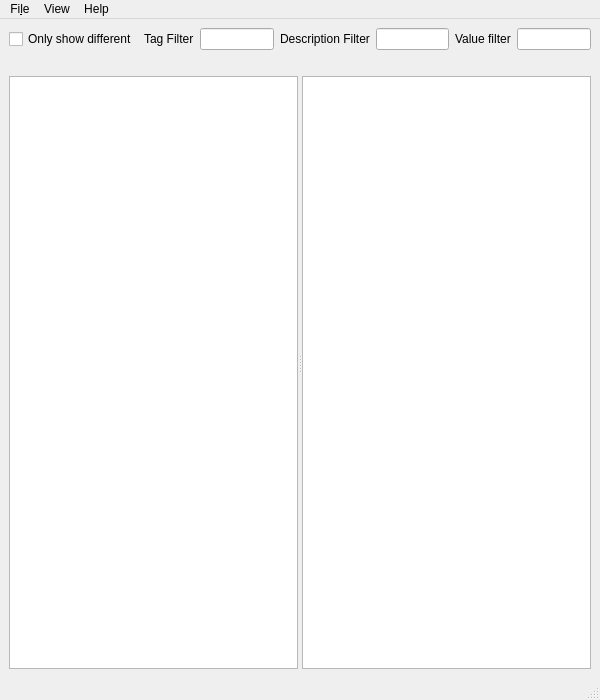
<?xml version="1.0" encoding="UTF-8"?>
<ui version="4.0">
 <class>MainWindow</class>
 <widget class="QMainWindow" name="MainWindow">
  <property name="geometry">
   <rect>
    <x>0</x>
    <y>0</y>
    <width>600</width>
    <height>700</height>
   </rect>
  </property>
  <widget class="QWidget" name="centralwidget">
   <layout class="QVBoxLayout" name="verticalLayout_3">
    <item>
     <layout class="QHBoxLayout" name="horizontalLayout">
      <item>
       <widget class="QCheckBox" name="checkBoxShowOnlyDifferent">
        <property name="text">
         <string>Only show different</string>
        </property>
       </widget>
      </item>
      <item>
       <widget class="QLabel" name="labelTagFilter">
        <property name="text">
         <string>Tag Filter</string>
        </property>
       </widget>
      </item>
      <item>
       <widget class="QLineEdit" name="lineEditTagFilter"/>
      </item>
      <item>
       <widget class="QLabel" name="labelDescFilter">
        <property name="text">
         <string>Description Filter</string>
        </property>
       </widget>
      </item>
      <item>
       <widget class="QLineEdit" name="lineEditDescFilter"/>
      </item>
      <item>
       <widget class="QLabel" name="labelValFilter">
        <property name="text">
         <string>Value filter</string>
        </property>
       </widget>
      </item>
      <item>
       <widget class="QLineEdit" name="lineEditValFilter"/>
      </item>
     </layout>
    </item>
    <item>
     <widget class="QSplitter" name="splitter">
      <property name="orientation">
       <enum>Qt::Horizontal</enum>
      </property>
      <widget class="QWidget" name="layoutWidget">
       <layout class="QVBoxLayout" name="verticalLayout_2">
        <item>
         <widget class="EnhancedQLabel" name="labelPath">
          <property name="sizePolicy">
           <sizepolicy hsizetype="Minimum" vsizetype="Fixed">
            <horstretch>0</horstretch>
            <verstretch>0</verstretch>
           </sizepolicy>
          </property>
          <property name="minimumSize">
           <size>
            <width>100</width>
            <height>0</height>
           </size>
          </property>
          <property name="text">
           <string/>
          </property>
         </widget>
        </item>
        <item>
         <widget class="DroppableTreeView" name="treeView">
          <property name="sizePolicy">
           <sizepolicy hsizetype="Minimum" vsizetype="Expanding">
            <horstretch>0</horstretch>
            <verstretch>0</verstretch>
           </sizepolicy>
          </property>
          <property name="acceptDrops">
           <bool>true</bool>
          </property>
         </widget>
        </item>
       </layout>
      </widget>
      <widget class="QWidget" name="layoutWidget">
       <layout class="QVBoxLayout" name="verticalLayout">
        <item>
         <widget class="EnhancedQLabel" name="labelPath_2">
          <property name="sizePolicy">
           <sizepolicy hsizetype="Minimum" vsizetype="Fixed">
            <horstretch>0</horstretch>
            <verstretch>0</verstretch>
           </sizepolicy>
          </property>
          <property name="minimumSize">
           <size>
            <width>100</width>
            <height>0</height>
           </size>
          </property>
          <property name="text">
           <string/>
          </property>
         </widget>
        </item>
        <item>
         <widget class="DroppableTreeView" name="treeView_2">
          <property name="sizePolicy">
           <sizepolicy hsizetype="Minimum" vsizetype="Expanding">
            <horstretch>0</horstretch>
            <verstretch>0</verstretch>
           </sizepolicy>
          </property>
          <property name="acceptDrops">
           <bool>true</bool>
          </property>
         </widget>
        </item>
       </layout>
      </widget>
     </widget>
    </item>
   </layout>
  </widget>
  <widget class="QMenuBar" name="menubar">
   <property name="geometry">
    <rect>
     <x>0</x>
     <y>0</y>
     <width>600</width>
     <height>19</height>
    </rect>
   </property>
   <widget class="QMenu" name="menuFile">
    <property name="title">
     <string>Fi&amp;le</string>
    </property>
    <addaction name="actionOpen"/>
    <addaction name="actionDiff"/>
   </widget>
   <widget class="QMenu" name="menuView">
    <property name="title">
     <string>View</string>
    </property>
    <addaction name="actionExpand_all"/>
    <addaction name="actionCollapse_all"/>
    <addaction name="actionText_diff"/>
    <addaction name="actionHTML_diff"/>
   </widget>
   <widget class="QMenu" name="menuHelp">
    <property name="title">
     <string>Help</string>
    </property>
    <addaction name="actionAbout"/>
   </widget>
   <addaction name="menuFile"/>
   <addaction name="menuView"/>
   <addaction name="menuHelp"/>
  </widget>
  <widget class="QStatusBar" name="statusbar"/>
  <action name="actionOpen">
   <property name="text">
    <string>&amp;Open</string>
   </property>
  </action>
  <action name="actionDiff">
   <property name="text">
    <string>&amp;Diff</string>
   </property>
  </action>
  <action name="actionExpand_all">
   <property name="text">
    <string>&amp;Expand all</string>
   </property>
  </action>
  <action name="actionCollapse_all">
   <property name="text">
    <string>&amp;Collapse all</string>
   </property>
  </action>
  <action name="actionText_diff">
   <property name="text">
    <string>&amp;Text diff</string>
   </property>
   <property name="toolTip">
    <string>Text diff</string>
   </property>
  </action>
  <action name="actionHTML_diff">
   <property name="text">
    <string>&amp;HTML diff</string>
   </property>
  </action>
  <action name="actionAbout">
   <property name="text">
    <string>&amp;About</string>
   </property>
  </action>
 </widget>
 <customwidgets>
  <customwidget>
   <class>DroppableTreeView</class>
   <extends>QTreeView</extends>
   <header>QDICOMDiffer</header>
  </customwidget>
  <customwidget>
   <class>EnhancedQLabel</class>
   <extends>QLabel</extends>
   <header location="global">QDICOMDiffer</header>
  </customwidget>
 </customwidgets>
 <resources/>
 <connections/>
</ui>
